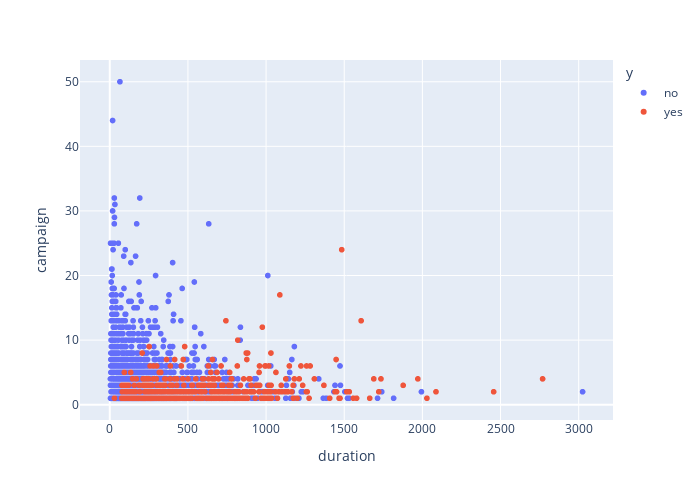

Write notebook code for a chart like this one.
### Markdown cell above
Basically , there are lot of people who have loan and also low bank balance have term deposited

### Code cell
fig = px.scatter(data, y="campaign", x="duration" , color = "y" , width = 700 , height = 500 )
fig.show()

### Figure 1 — Plotly figure (JSON) as saved in the notebook; plotly's stock layout.template omitted (floating-point values rounded to 4 significant figures; data arrays with more than 128 entries replaced by an {"elided": "..."} marker saying what was removed)
{"data": [{"hovertemplate": "y=no<br>duration=%{x}<br>campaign=%{y}<extra></extra>", "legendgroup": "no", "marker": {"color": "#636efa", "symbol": "circle"}, "mode": "markers", "name": "no", "showlegend": true, "type": "scattergl", "x": {"elided": "4000 int values"}, "xaxis": "x", "y": {"elided": "4000 int values"}, "yaxis": "y"}, {"hovertemplate": "y=yes<br>duration=%{x}<br>campaign=%{y}<extra></extra>", "legendgroup": "yes", "marker": {"color": "#EF553B", "symbol": "circle"}, "mode": "markers", "name": "yes", "showlegend": true, "type": "scattergl", "x": {"elided": "521 int values"}, "xaxis": "x", "y": {"elided": "521 int values"}, "yaxis": "y"}], "layout": {"height": 500, "legend": {"title": {"text": "y"}, "tracegroupgap": 0}, "margin": {"t": 60}, "width": 700, "xaxis": {"anchor": "y", "domain": [0, 1], "title": {"text": "duration"}}, "yaxis": {"anchor": "x", "domain": [0, 1], "title": {"text": "campaign"}}}}
